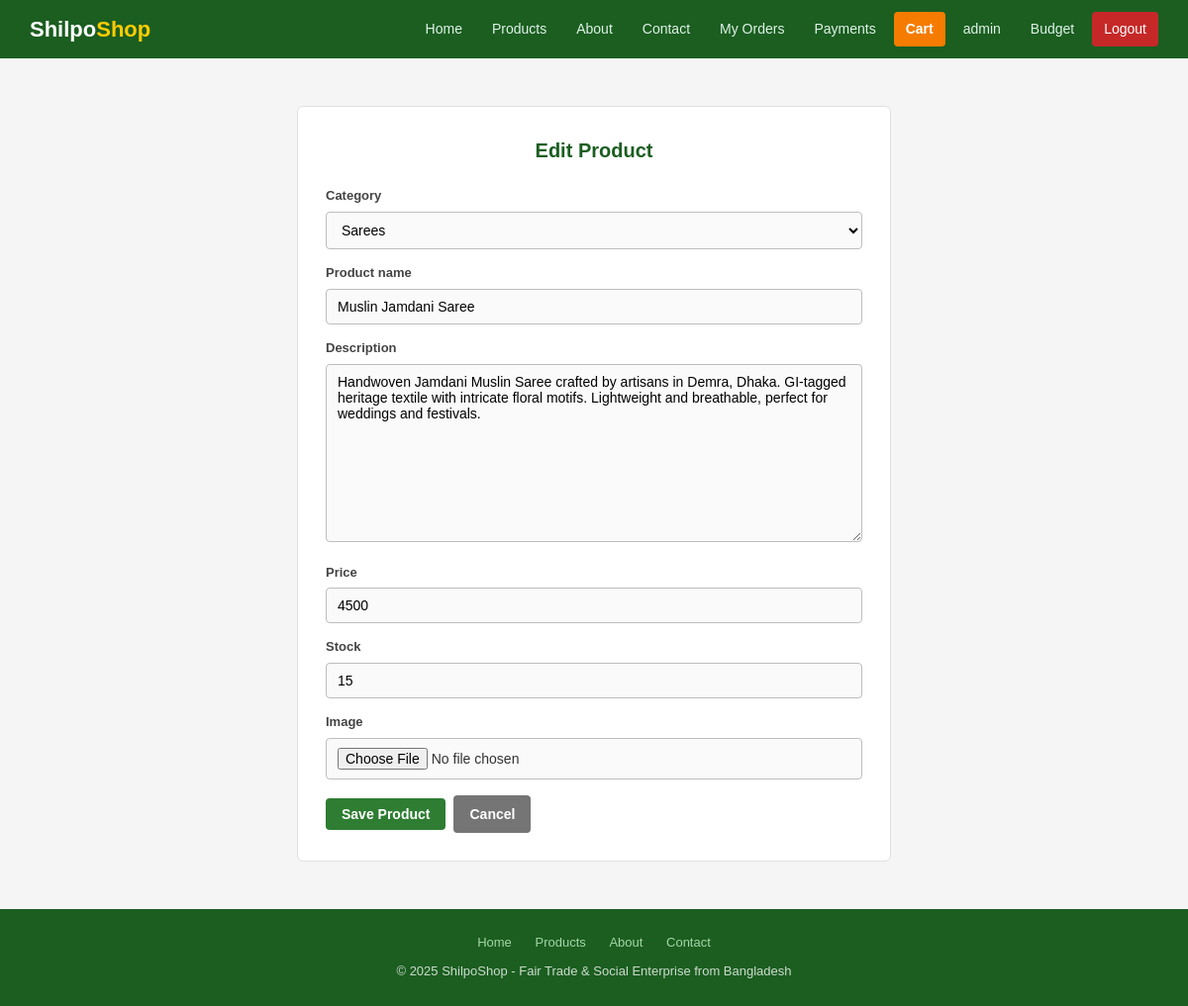
Page /products/edit/1/ (signed in) on the committed database.
### products_app/models.py (models this page shows, shortened)
class Product(models.Model):
    category = models.ForeignKey(
        Category,
        on_delete=models.CASCADE
    )
    product_name = models.CharField(
        max_length=200
    )
    description = models.TextField()
    price = models.IntegerField()
    stock = models.IntegerField(
        default=0
    )
    image = models.ImageField(
        upload_to='products/',
        blank=True,
        null=True
    )

### products_app/views.py (the view)
@login_required
def product_edit(request, id):
    if not request.user.is_staff:
        messages.error(request, 'Only admins can edit products.')
        return redirect('product_list')
    product = get_object_or_404(Product, id=id)
    if request.method == 'POST':
        form = ProductForm(request.POST, request.FILES, instance=product)
        if form.is_valid():
            form.save()
            messages.success(request, 'Product updated.')
            return redirect('product_list')
    else:
        form = ProductForm(instance=product)
    return render(request, 'products_app/product_form.html', {
        'form': form,
        'product': product,
    })

### products_app/forms.py
class ProductForm(forms.ModelForm):
    class Meta:
        model = Product
        fields = [
            'category',
            'product_name',
            'description',
            'price',
            'stock',
            'image'
        ]

### products_app/models.py (called while the page is built)
    def __str__(self):
        return self.name

### templates/products_app/product_form.html (shortened to what this page needs)
{% extends 'base.html' %}
{% block content %}
<div class="form-container" style="max-width:600px;">
    <h2>{% if product %}Edit Product{% else %}Add New Product{% endif %}</h2>
    <form method="POST" enctype="multipart/form-data" novalidate>
        {% for field in form %}
        <div class="field-row">
            <label>{{ field.label }}</label>
            {{ field }}
        </div>
        {% endfor %}
        <div class="flex gap-1 mt-2">
            <button type="submit" class="btn btn-green">Save Product</button>
            <a href="{% url 'product_list' %}" class="btn btn-gray">Cancel</a>
        </div>
    </form>
</div>
{% endblock %}

### templates/base.html (shortened to what this page needs)
{% load static %}
<!DOCTYPE html>
<html lang="en">
<head>
    <link rel="stylesheet" href="{% static 'style.css' %}">
</head>
<body>
<nav class="navbar">
    <div class="navbar-logo">
        <a href="{% url 'home' %}">Shilpo<span>Shop</span></a>
    </div>
    <div class="navbar-links">
        <a href="{% url 'home' %}">Home</a>
        <a href="{% url 'product_list' %}">Products</a>
        <a href="{% url 'about' %}">About</a>
        <a href="{% url 'contact' %}">Contact</a>
        {% if user.is_authenticated %}
            <a href="{% url 'order_list' %}">My Orders</a>
            <a href="{% url 'payment_list' %}">Payments</a>
            <a href="{% url 'cart_view' %}" class="btn-cart">Cart</a>
            <a href="{% url 'profile' %}">{{ user.username }}</a>
            {% if user.is_staff %}
                <a href="{% url 'budget_list' %}">Budget</a>
            {% endif %}
            <a href="{% url 'logout' %}" class="btn-logout">Logout</a>
        {% else %}
            <a href="{% url 'login' %}">Login</a>
            <a href="{% url 'register' %}" class="btn-register">Register</a>
        {% endif %}
    </div>
</nav>
<div class="main-content">
    {% block content %}{% endblock %}
</div>
<footer>
    <div class="footer-links">
        <a href="{% url 'home' %}">Home</a>
        <a href="{% url 'product_list' %}">Products</a>
        <a href="{% url 'about' %}">About</a>
        <a href="{% url 'contact' %}">Contact</a>
    </div>
    <p>&copy; 2025 ShilpoShop - Fair Trade & Social Enterprise from Bangladesh</p>
</footer>
</body>
</html>

### static/style.css (style rules this page uses)
* { margin: 0; padding: 0; box-sizing: border-box; }
body { font-family: Arial, sans-serif; background-color: #f5f5f5; color: #333; font-size: 15px; line-height: 1.6; min-height: 100vh; display: flex; flex-direction: column; }
a { color: #2e7d32; text-decoration: none; }
.navbar { background-color: #1b5e20; padding: 12px 30px; display: flex; justify-content: space-between; align-items: center; position: sticky; top: 0; z-index: 100; }
.navbar-logo a { font-size: 22px; font-weight: bold; color: #fff; text-decoration: none; }
.navbar-logo span { color: #ffcc02; }
.navbar-links { display: flex; gap: 6px; align-items: center; flex-wrap: wrap; }
.navbar-links a { color: #e0f2e9; padding: 6px 12px; border-radius: 4px; font-size: 14px; text-decoration: none; }
.btn-cart { background-color: #f57c00; color: #fff !important; border-radius: 4px; padding: 6px 14px; font-weight: bold; }
.btn-logout { background-color: #c62828; color: #fff !important; border-radius: 4px; padding: 6px 12px; }
.main-content { flex: 1; max-width: 1100px; margin: 0 auto; padding: 24px 20px; width: 100%; }
.btn { display: inline-block; padding: 8px 16px; border-radius: 4px; font-size: 14px; font-weight: bold; border: none; cursor: pointer; text-decoration: none !important; text-align: center; transition: opacity 0.15s; }
.btn-green { background-color: #2e7d32; color: #fff !important; }
.btn-gray { background-color: #757575; color: #fff !important; }
.form-container { background: #fff; border: 1px solid #e0e0e0; border-radius: 6px; padding: 28px; max-width: 500px; margin: 24px auto; }
.form-container h2 { font-size: 20px; color: #1b5e20; margin-bottom: 20px; text-align: center; }
.field-row { margin-bottom: 14px; }
.field-row label { display: block; font-size: 13px; font-weight: bold; color: #444; margin-bottom: 5px; }
input[type="text"], input[type="password"], input[type="email"], input[type="number"], input[type="file"], select, textarea { width: 100%; padding: 9px 11px; border: 1px solid #bdbdbd; border-radius: 4px; font-size: 14px; font-family: Arial, sans-serif; background: #fafafa; box-sizing: border-box; }
.mt-2 { margin-top: 16px; }
.flex { display: flex; align-items: center; }
.gap-1 { gap: 8px; }
footer { background-color: #1b5e20; color: rgba(255,255,255,0.78); padding: 24px 30px; text-align: center; font-size: 13px; margin-top: auto; }
footer a { color: #a5d6a7; }
.footer-links { margin-bottom: 8px; }
.footer-links a { margin: 0 10px; }

### rows in the picture
Product: form "Sarees" "Muslin Jamdani Saree" "Handwoven Jamdani Muslin Saree crafted by artisans in Demra, Dhaka. GI-tagged heritage textile with intricate floral motifs. Lightweight and breathable, perfect for weddings and festivals." "4500" "15"

### other values in the picture
{{ user.username }} "admin"
{{ field.label }} "Category" "Product name" "Description" "Price" "Stock" "Image"
